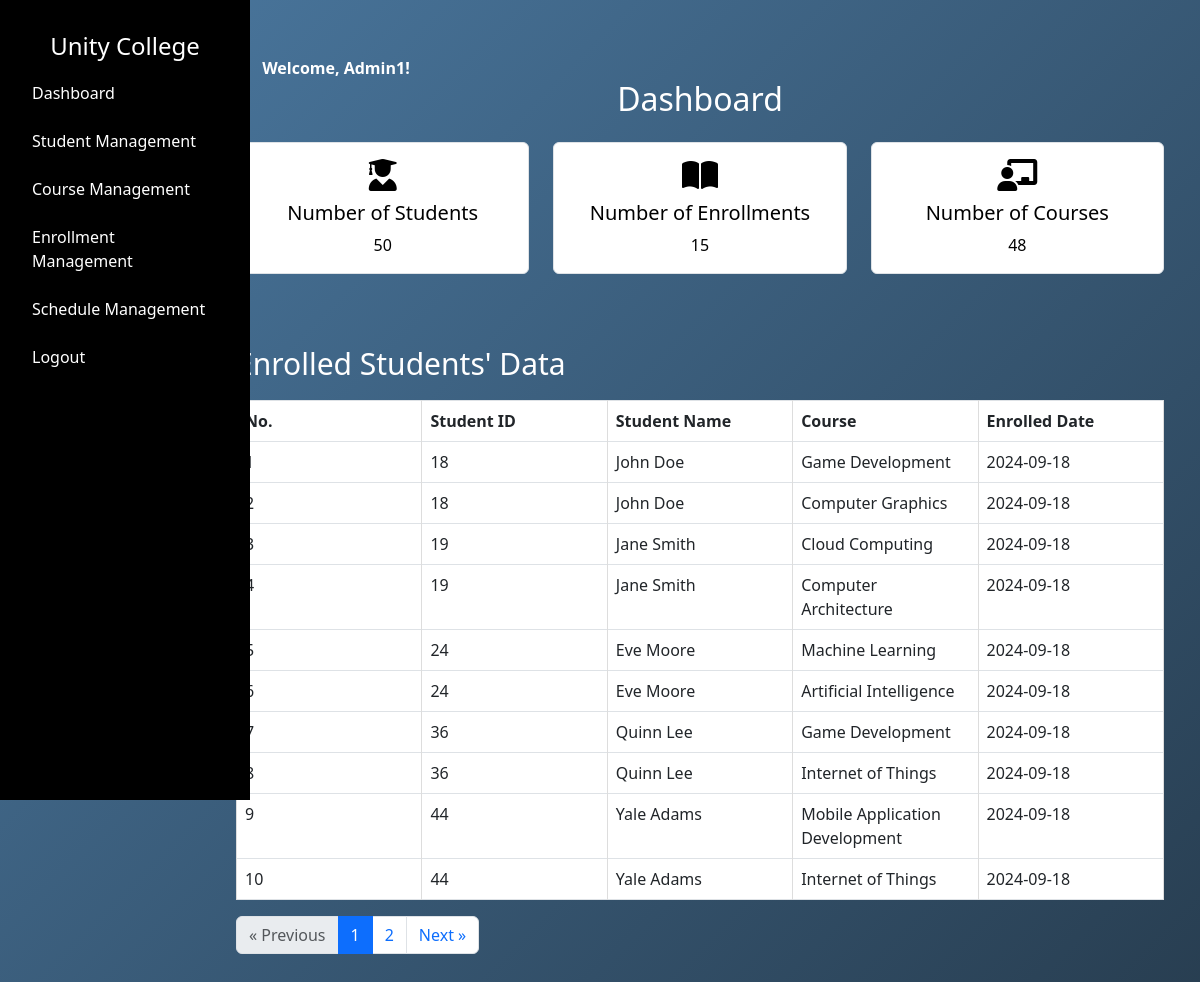
The app's page /admin/dashboard (signed in) with its own data.
### tables this page shows
CREATE TABLE "enrollment" (
    "id" INTEGER PRIMARY KEY AUTOINCREMENT,
    "student_id" INTEGER NOT NULL,
    "course_id" INTEGER NOT NULL,
    "enroll_date" DATE NOT NULL,
    FOREIGN KEY("student_id") REFERENCES "student"("id") ON DELETE RESTRICT,
    FOREIGN KEY("course_id") REFERENCES "course"("id") ON DELETE RESTRICT
);

CREATE TABLE "student" (
    "id" INTEGER PRIMARY KEY AUTOINCREMENT,
    "first_name" TEXT NOT NULL,
    "last_name" TEXT NOT NULL,
    "phone" INTEGER NOT NULL,
    "email" TEXT NOT NULL UNIQUE,
    "address" TEXT NOT NULL,
    "password" TEXT NOT NULL
);

CREATE TABLE "course" (
    "id" INTEGER PRIMARY KEY AUTOINCREMENT,
    "name" TEXT NOT NULL,
    "image" TEXT NOT NULL,
    "description" TEXT NOT NULL,
    "credits" INTEGER NOT NULL,
    "lecturer" TEXT NOT NULL
);

### app.py (the view)
@app.route("/admin/dashboard")
def admin_dashboard():
    if 'admin_uid' not in session or session.get('user_type') != 'admin':
        return redirect(url_for('admin_login'))
    first_name = session.get('first_name')
    admin_uid = session.get('admin_uid')
    try:
        total_students = query_db("SELECT COUNT(*) FROM student")[0][0]
        total_courses = query_db("SELECT COUNT(*) FROM course")[0][0]
        total_enrollments = query_db("SELECT COUNT(*) FROM enrollment")[0][0]
        page = request.args.get('page', 1, type=int)
        per_page = 10
        offset = (page - 1) * per_page
        enrolled_students = query_db("""
            SELECT
                student.id AS student_id,
                student.first_name || ' ' || student.last_name AS student_name,
                course.name AS course_name,
                enrollment.enroll_date
            FROM enrollment
            JOIN student ON enrollment.student_id = student.id
            JOIN course ON enrollment.course_id = course.id
            LIMIT ? OFFSET ?
        """, (per_page, offset))
        total_enrolled_students = query_db("""
            SELECT COUNT(*)
            FROM enrollment
            JOIN student ON enrollment.student_id = student.id
            JOIN course ON enrollment.course_id = course.id
        """)[0][0]
        total_pages = (total_enrolled_students + per_page - 1) // per_page
    except Exception as e:
        print(traceback.format_exc())
        total_students = total_courses = total_enrollments = 0
        enrolled_students = []
        total_pages = 0
    return render_template(
        "admin/dashboard.html",
        first_name=first_name,
        admin_uid = admin_uid,
        total_students=total_students,
        total_courses=total_courses,
        total_enrollments=total_enrollments,
        enrolled_students=enrolled_students,  # Pass the enrolled students data
        current_page=page,
        total_pages=total_pages
    )

### dbcontroller.py (called while the page is built)
def query_db(query, args=()):
    con = sqlite3.connect('advweb.db')
    cur = con.cursor()
    cur.execute(query, args)
    rv = cur.fetchall()  # Fetch all results
    cur.close()
    con.close()
    return rv

### templates/admin/dashboard.html (shortened to what this page needs)
{% extends '/admin/layout.html' %} {% block content %}
<link
  rel="stylesheet"
  href="https://cdnjs.cloudflare.com/ajax/libs/font-awesome/6.0.0-beta3/css/all.min.css"
/>
<link href="/static/css/admin/dashboard.css" rel="stylesheet" />
<div class="container mt-4">
  {% if admin_uid %}
  <div class="username">
    <span style="color: white">
      <span style="font-weight: bold; color: white"
        >Welcome, {{ first_name }}!</span
      >
    </span>
  </div>
  {% endif %}
  <h2 class="text-center mb-4 dashboardtitle">Dashboard</h2>
  <div class="row">
    <div class="col-12 col-md-4 mb-4">
      <div class="card">
        <div class="card-body">
          <i class="fas fa-user-graduate fa-2x"></i>
          <h5 class="card-title mt-2">Number of Students</h5>
          <p class="card-text">{{ total_students }}</p>
        </div>
      </div>
    </div>
    <div class="col-12 col-md-4 mb-4">
      <div class="card">
        <div class="card-body">
          <i class="fas fa-book-open fa-2x"></i>
          <h5 class="card-title mt-2">Number of Enrollments</h5>
          <p class="card-text">{{ total_enrollments }}</p>
        </div>
      </div>
    </div>
    <div class="col-12 col-md-4 mb-4">
      <div class="card">
        <div class="card-body">
          <i class="fas fa-chalkboard-teacher fa-2x"></i>
          <h5 class="card-title mt-2">Number of Courses</h5>
          <p class="card-text">{{ total_courses }}</p>
        </div>
      </div>
    </div>
  </div>
  <div class="row mt-5">
    <div class="col-12">
      <h3 class="tabletitle">Enrolled Students' Data</h3>
      <div class="table-responsive">
        <table class="table table-bordered">
          <thead>
            <tr>
              <th>No.</th>
              <th>Student ID</th>
              <th>Student Name</th>
              <th>Course</th>
              <th>Enrolled Date</th>
            </tr>
          </thead>
          <tbody>
            {% if enrolled_students %} {% for student in enrolled_students %}
            <tr>
              <td>{{ loop.index + (current_page - 1) * 10 }}</td>
              <td>{{ student[0] }}</td>
              <td>{{ student[1] }}</td>
              <td>{{ student[2] }}</td>
              <td>{{ student[3] }}</td>
            </tr>
            {% endfor %} {% else %}
            <tr>
              <td colspan="5" class="text-center">No enrollments found.</td>
            </tr>
            {% endif %}
          </tbody>
        </table>
      </div>
      <nav aria-label="Page navigation" class="pagination-container">
        <ul class="pagination">
          <li class="page-item {% if current_page == 1 %}disabled{% endif %}">
            <a
              class="page-link"
              href="{{ url_for('admin_dashboard', page=current_page-1) }}"
              aria-label="Previous"
            >
              <span aria-hidden="true">&laquo;</span> Previous
            </a>
          </li>
          {% set page_range = [current_page - 1, current_page, current_page + 1]
          %} {% for p in page_range %} {% if p > 0 and p <= total_pages %}
          <li class="page-item {% if p == current_page %}active{% endif %}">
            <a class="page-link" href="{{ url_for('admin_dashboard', page=p) }}"
              >{{ p }}</a
            >
          </li>
          {% endif %} {% endfor %}
          <li
            class="page-item {% if current_page == total_pages %}disabled{% endif %}"
          >
            <a
              class="page-link"
              href="{{ url_for('admin_dashboard', page=current_page+1) }}"
              aria-label="Next"
            >
              Next <span aria-hidden="true">&raquo;</span>
            </a>
          </li>
        </ul>
      </nav>
    </div>
  </div>
</div>
{% endblock %}

### static/css/admin/layout.css (style rules this page uses)
body { font-family: Arial, sans-serif; margin: 0; background: linear-gradient(135deg, #4b79a1 0%, #283e51 100%) no-repeat center center fixed; }

### static/css/admin/dashboard.css (style rules this page uses)
.card { border: 1px solid #dee2e6; border-radius: 0.375rem; background-color: white; color: black; display: flex; flex-direction: column; align-items: center; justify-content: center; max-width: 300px; margin: 0 auto; }
.card-body { text-align: center; color: inherit; }
.card-title { font-size: 20px; }
.tabletitle { font-size: 30px; color: white; }
table { width: 90%; border-collapse: collapse; margin: 10px auto; table-layout: fixed; }
th, td { padding: 4px; text-align: left; border: 1px solid #ddd; }
th { background-color: #f2f2f2; }
tr:nth-child(even) { background-color: #f9f9f9; }
.table-responsive { overflow-x: auto; }
.dashboardtitle { color: white; }
a { text-decoration: none; }

### records on screen
enrollment: student "18", student "John Doe", name "Game Development", enroll_date "2024-09-18"
enrollment: student "18", student "John Doe", name "Computer Graphics", enroll_date "2024-09-18"
enrollment: student "19", student "Jane Smith", name "Cloud Computing", enroll_date "2024-09-18"
enrollment: student "19", student "Jane Smith", name "Computer Architecture", enroll_date "2024-09-18"
enrollment: student "24", student "Eve Moore", name "Machine Learning", enroll_date "2024-09-18"
enrollment: student "24", student "Eve Moore", name "Artificial Intelligence", enroll_date "2024-09-18"
enrollment: student "36", student "Quinn Lee", name "Game Development", enroll_date "2024-09-18"
enrollment: student "36", student "Quinn Lee", name "Internet of Things", enroll_date "2024-09-18"
enrollment: student "44", student "Yale Adams", name "Mobile Application Development", enroll_date "2024-09-18"
enrollment: student "44", student "Yale Adams", name "Internet of Things", enroll_date "2024-09-18"

### other values on screen
{{ first_name }} "Admin1"
{{ total_students }} "50"
{{ total_enrollments }} "15"
{{ total_courses }} "48"
{{ p }} "1" "2"
